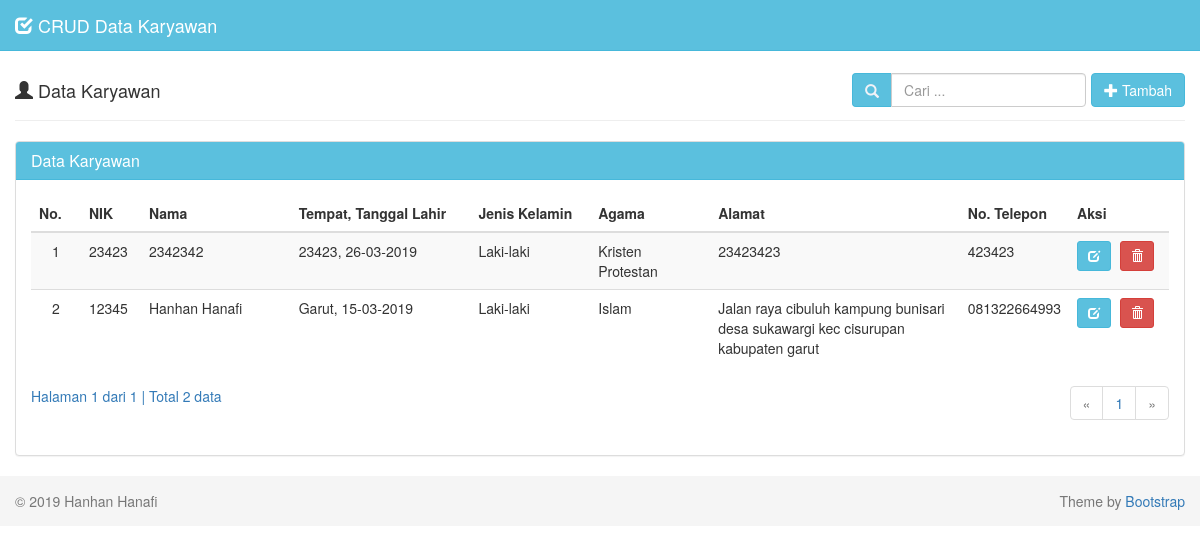
The page / on the database its author committed.
### tables this page shows
CREATE TABLE `data_karyawan` (
  `nik` varchar(5) NOT NULL,
  `nama` varchar(30) NOT NULL,
  `tempat_lahir` varchar(30) NOT NULL,
  `tanggal_lahir` date NOT NULL,
  `jenis_kelamin` enum('Laki-laki','Perempuan') NOT NULL,
  `agama` varchar(20) NOT NULL,
  `alamat` varchar(100) NOT NULL,
  `no_telepon` varchar(12) NOT NULL
);

### tampil-data.php (the view, shortened to what this page needs)
<?php
if (isset($_POST['cari'])) {
  $cari = $_POST['cari'];
} else {
  $cari = "";
}
?>
  <div class="row">
    <div class="col-md-12">
      <div class="page-header">
        <h4>
          <i class="glyphicon glyphicon-user"></i> Data Karyawan
          <div class="pull-right btn-tambah">
            <form class="form-inline" method="POST" action="index.php">
              <div class="form-group">
                <div class="input-group">
                  <div class="input-group-addon">
                    <i class="glyphicon glyphicon-search"></i>
                  </div>
                  <input type="text" class="form-control" name="cari" placeholder="Cari ..." autocomplete="off" value="<?php echo $cari; ?>">
                </div>
              </div>
              <a class="btn btn-info" href="?page=tambah">
                <i class="glyphicon glyphicon-plus"></i> Tambah
              </a>
            </form>
          </div>
        </h4>
      </div>
      <div class="panel panel-default">
        <div class="panel-heading">
          <h3 class="panel-title">Data Karyawan</h3>
        </div>
        <div class="panel-body">
          <div class="table-responsive">
            <table class="table table-striped table-hover">
              <thead>
                <tr>
                  <th>No.</th>
                  <th>NIK</th>
                  <th>Nama</th>
                  <th>Tempat, Tanggal Lahir</th>
                  <th>Jenis Kelamin</th>
                  <th>Agama</th>
                  <th>Alamat</th>
                  <th>No. Telepon</th>
                  <th>Aksi</th>
                </tr>
              </thead>
              <tbody>
              <?php
              $batas = 5;
              if (isset($cari)) {
                $jumlah_record = mysqli_query($db, "SELECT * FROM data_karyawan
                                                    WHERE nik LIKE '%$cari%' OR nama LIKE '%$cari%'")
                                                    or die('Ada kesalahan pada query jumlah_record: '.mysqli_error($db));
              } else {
                $jumlah_record = mysqli_query($db, "SELECT * FROM data_karyawan")
                                                    or die('Ada kesalahan pada query jumlah_record: '.mysqli_error($db));
              }
              $jumlah  = mysqli_num_rows($jumlah_record);
              $halaman = ceil($jumlah / $batas);
              $page    = (isset($_GET['hal'])) ? (int)$_GET['hal'] : 1;
              $mulai   = ($page - 1) * $batas;
              $no = 1;
              if (isset($cari)) {
                $query = mysqli_query($db, "SELECT * FROM data_karyawan
                                            WHERE nik LIKE '%$cari%' OR nama LIKE '%$cari%'
                                            ORDER BY nik DESC LIMIT $mulai, $batas")
                                            or die('Ada kesalahan pada query karyawan: '.mysqli_error($db));
              } else {
                $query = mysqli_query($db, "SELECT * FROM data_karyawan
                                            ORDER BY nik DESC LIMIT $mulai, $batas")
                                            or die('Ada kesalahan pada query karyawan: '.mysqli_error($db));
              }
              while ($data = mysqli_fetch_assoc($query)) {
                $tanggal        = $data['tanggal_lahir'];
                $tgl            = explode('-',$tanggal);
                $tanggal_lahir  = $tgl[2]."-".$tgl[1]."-".$tgl[0];
                echo "  <tr>
                      <td width='50' class='center'>$no</td>
                      <td width='60'>$data[nik]</td>
                      <td width='150'>$data[nama]</td>
                      <td width='180'>$data[tempat_lahir], $tanggal_lahir</td>
                      <td width='120'>$data[jenis_kelamin]</td>
                      <td width='120'>$data[agama]</td>
                      <td width='250'>$data[alamat]</td>
                      <td width='80'>$data[no_telepon]</td>
                      <td width='100'>
                        <div class=''>
                          <a data-toggle='tooltip' data-placement='top' title='Ubah' style='margin-right:5px' class='btn btn-info btn-sm' href='?page=ubah&id=$data[nik]'>
                            <i class='glyphicon glyphicon-edit'></i>
                          </a>";
              ?>
                          <a data-toggle="tooltip" data-placement="top" title="Hapus" class="btn btn-danger btn-sm" href="proses-hapus.php?id=<?php echo $data['nik'];?>" onclick="return confirm('Anda yakin ingin menghapus siswa <?php echo $data['nama']; ?>?');">
                            <i class="glyphicon glyphicon-trash"></i>
                          </a>
              <?php
                echo "
                        </div>
                      </td>
                    </tr>";
                $no++;
              }
              ?>
              </tbody>
            </table>
            <?php
            if (empty($_GET['hal'])) {
              $halaman_aktif = '1';
            } else {
              $halaman_aktif = $_GET['hal'];
            }
            ?>
            <a>
              Halaman <?php echo $halaman_aktif; ?> dari <?php echo $halaman; ?> |
              Total <?php echo $jumlah; ?> data
            </a>
            <nav>
              <ul class="pagination pull-right">
              <?php
              if ($halaman_aktif<='1') { ?>
                <li class="disabled">
                  <a href="" aria-label="Previous">
                    <span aria-hidden="true">&laquo;</span>
                  </a>
                </li>
              <?php
              }
              ?>
              <?php
              for($x=1; $x<=$halaman; $x++) { ?>
                <li class="">
                  <a href="?hal=<?php echo $x ?>"><?php echo $x ?></a>
                </li>
              <?php
              }
              ?>
              <?php
              if ($halaman_aktif>=$halaman) { ?>
                <li class="disabled">
                  <a href="" aria-label="Next">
                    <span aria-hidden="true">&raquo;</span>
                  </a>
                </li>
              <?php
              }
              ?>
              </ul>
            </nav>
          </div>
        </div>
      </div>
    </div>
  </div>

### index.php (shortened to what this page needs)
<?php
require_once "config/database.php";
?>
<!DOCTYPE html>
<html lang="en">
  <head>
    <link href="assets/css/bootstrap.min.css" rel="stylesheet">
    <link href="assets/css/datepicker.min.css" rel="stylesheet">
    <link href="assets/css/style.css" rel="stylesheet">
  </head>
  <body>
    <nav class="navbar navbar-default navbar-fixed-top">
      <div class="container-fluid">
        <div class="navbar-header">
          <a class="navbar-brand" href="index.php">
            <i class="glyphicon glyphicon-check"></i>
            CRUD Data Karyawan
          </a>
        </div>
      </div>
    </nav>
    <div class="container-fluid">
      <?php
      if (empty($_GET["page"])) {
        include "tampil-data.php";
      } elseif ($_GET['page'] == 'tambah') {
        include "form-tambah.php";
      } elseif ($_GET['page'] == 'ubah') {
        include "form-ubah.php";
      }
      ?>
    </div>
    <footer class="footer">
      <div class="container-fluid">
        <p class="text-muted pull-left">&copy; 2019 Hanhan Hanafi</p>
        <p class="text-muted pull-right ">Theme by <a href="http://www.getbootstrap.com" target="_blank">Bootstrap</a></p>
      </div>
    </footer>
  </body>
</html>

### assets/css/style.css (style rules this page uses)
body { padding-top: 40px; }
.navbar-default { background-color: #5bc0de; border-color: #46b8da; }
.navbar-default .navbar-brand { color: #f1f2f7; }
.container-fluid .text-muted { margin: 15px 0; }
.panel-default > .panel-heading { background-color: #5bc0de; border-color: #46b8da; color: #fff; }
.input-group-addon { background-color: #5bc0de; border: 1px solid #46b8da; border-radius: 4px; color: #f1f2f7; }
.footer { width: 100%; height: 50px; background-color: #f5f5f5; }
.btn-tambah { margin-top: -7px; }
.center { text-align: center; }
.pagination { margin-top: -20px; }

### rows shown on the page
data_karyawan: nik "23423", nama "2342342", tempat_lahir "23423", tanggal_lahir "26-03-2019", jenis_kelamin "Laki-laki", agama "Kristen Protestan", alamat "23423423", no_telepon "423423"
data_karyawan: nik "12345", nama "Hanhan Hanafi", tempat_lahir "Garut", tanggal_lahir "15-03-2019", jenis_kelamin "Laki-laki", agama "Islam", alamat "Jalan raya cibuluh kampung bunisari desa sukawargi kec cisurupan kabupaten garut", no_telepon "081322664993"

### other values the page prints
$halaman_aktif "1"
$halaman "1"
$jumlah "2"
